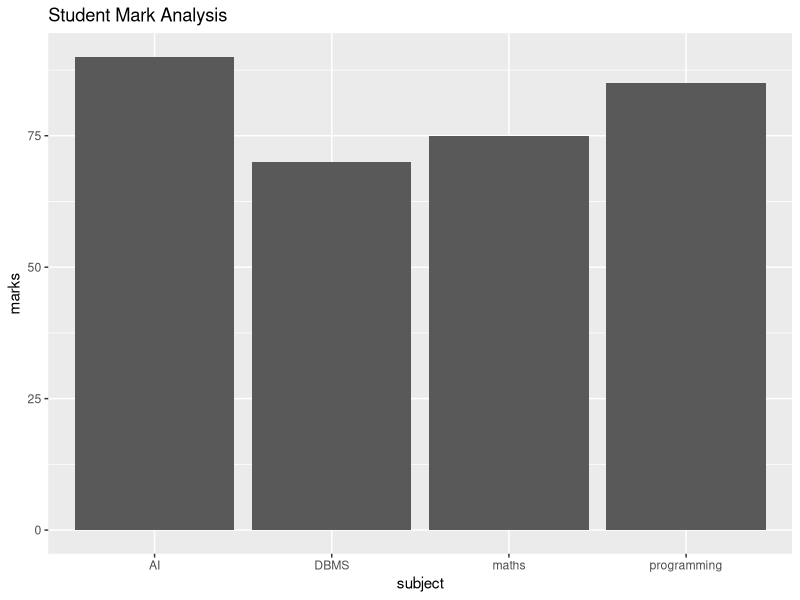

R code for this plot:
#if else statement 
X<-5
if(X>0)
{
  print("postive")
}else{
  print("negative")
}

#odd or even no
n<-7
if(n%%2==0){
  print("odd")
}else{
  print("even")
}

#for loop
for(i in 1:5)
{
  print(i)
}
#while loop
i<-1
repeat{
  print(i)
  i<-i+1
  if(i>5)break
}
#popular packages
install.packages("ggplot2")
library(ggplot2)
data <- data.frame(
  subject = c("maths", "programming", "DBMS", "AI"),
  marks   = c(75, 85, 70, 90)
)

print(data)
library(ggplot2)

ggplot(data, aes(x = subject, y = marks)) +
  geom_bar(stat = "identity") +
  ggtitle("Student Mark Analysis")





